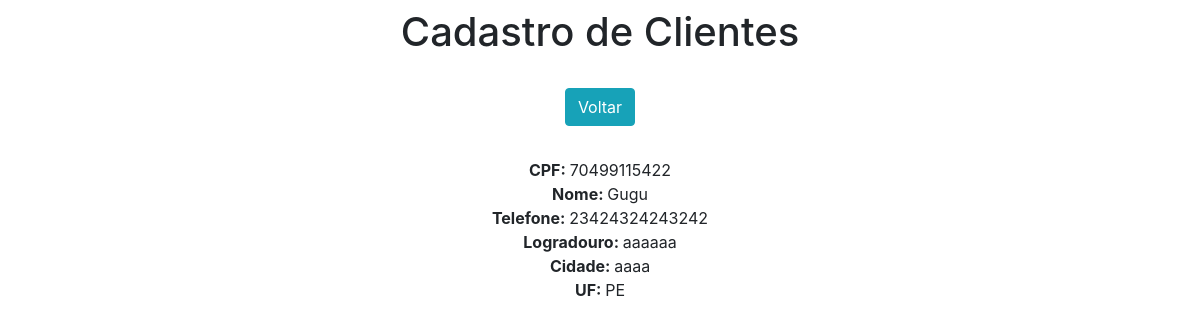
/clientesView/70499115422/, run on an earlier commit of the app's database.
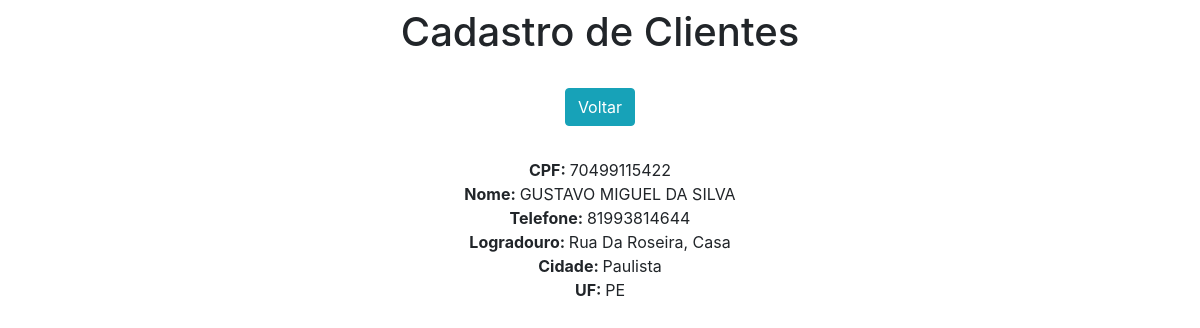
And on a later commit of the database.
### app/models.py (models this page shows)
class Clientes(models.Model):
    cpf = models.IntegerField(primary_key=True)
    nome = models.CharField(max_length=30)
    telefone = models.CharField(max_length=17)
    logradouro = models.CharField(max_length=30)
    cidade = models.CharField(max_length=50)
    UF = models.CharField(max_length=2)

### app/views.py (the view)
# urls.py: path('clientesView/<int:pk>/', clientesView, name='clientesView'),
def clientesView(resquest, pk):
    data = {}
    data['db'] = Clientes.objects.get(pk=pk)
    return render(resquest, 'clientesView.html', data)

### app/templates/clientesView.html (shortened to what this page needs)
<!DOCTYPE html>
<html lang="pt-br">
<head>
    <link rel="stylesheet" href="https://stackpath.bootstrapcdn.com/bootstrap/4.4.1/css/bootstrap.min.css"
>
</head>
<body>
<div class="col-8 m-auto pt-2 pb-2 text-center">
    <h1>Cadastro de Clientes</h1>
</div>
<div class="col-8 m-auto pt-3 pb-2 text-center">
    <a href="/clientes" class="btn btn-info">Voltar</a>
</div>
<div class="col-8 m-auto pt-4 pb-2 text-center">
    <strong>CPF: </strong>{{db.cpf}}<br>
    <strong>Nome: </strong>{{db.nome}}<br>
    <strong>Telefone: </strong>{{db.telefone}}<br>
    <strong>Logradouro: </strong>{{db.logradouro}}<br>
    <strong>Cidade: </strong>{{db.cidade}}<br>
    <strong>UF: </strong>{{db.UF}}<br>
</div>
</body>
</html>

What changed in the data, as far as the page shows it:
changed Clientes "PE": nome "Gugu" → "GUSTAVO MIGUEL DA SILVA"; telefone "23424324243242" → "81993814644"; logradouro "aaaaaa" → "Rua Da Roseira, Casa"; cidade "aaaa" → "Paulista"
